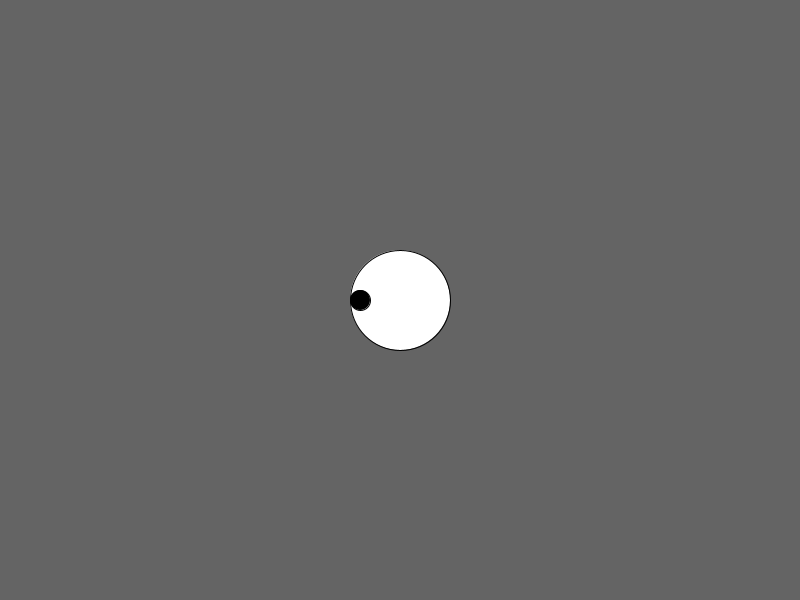
Frame 1 (no input)
Frame 60 (the mouse pressed at the canvas centre just before this capture): identical to frame 1, image omitted
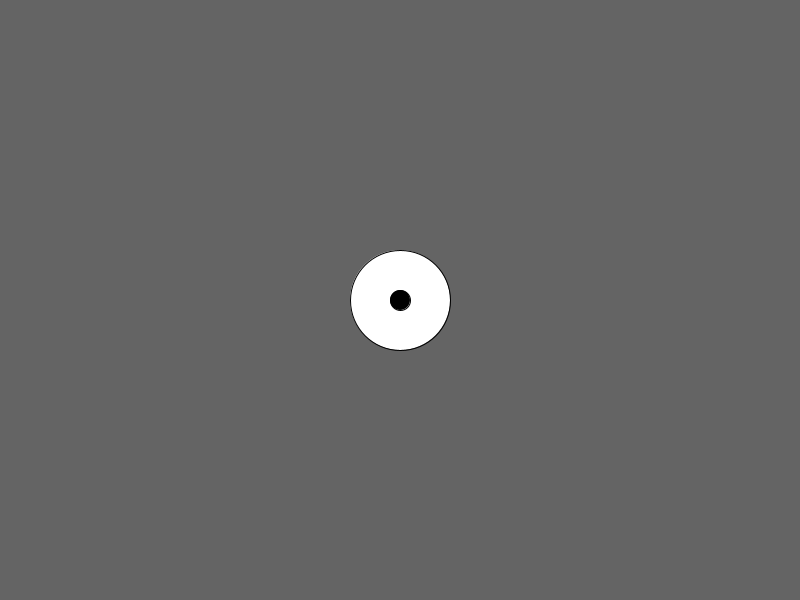
Frame 120 (the mouse held since frame 60 and released just before this capture)

The Processing sketch that drew these frames (run headless with seeded random() and noise(); from frame 60 on, the mouse is pressed at the canvas centre):

// Processing sketch: bug09
// ── bug09.pde
// The pupil should follow the mouse horizontally
// strange phenomenon, if you press the mouse button
// and mouse extreme left or right, it kinda works

void setup() {
  size(800,600);
}

void draw() {
  background(100);
  // eyeball
  fill(255);
  ellipse(width/2,height/2,100,100);
  
  // pupil
  fill(0);

  ///// buggy:
  ellipse(width / 2 + mouseX / (float)width * 80 - 40 , height/2, 20, 20);  
}
